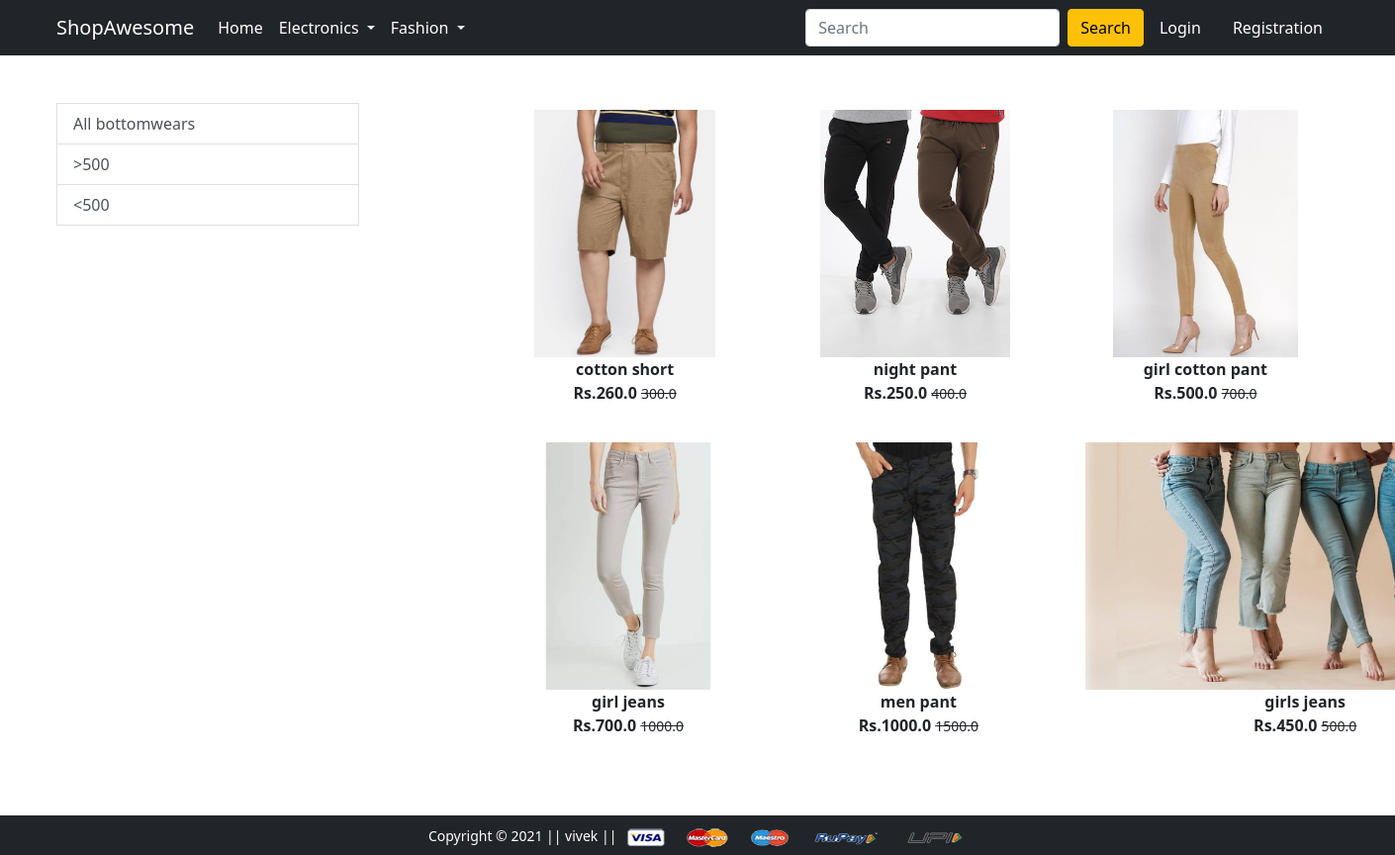
The app's page /bottomwear/ with its own data.
### app/models.py (models this page shows, shortened)
class Product(models.Model):
    title = models.CharField(max_length=100)
    selling_price = models.FloatField()
    discounted_price = models.FloatField()
    description = models.TextField()
    brand = models.CharField(max_length=200)
    category = models.CharField(choices=CATEGORY_CHOICE,max_length=2)
    product_image = models.ImageField(upload_to='productimg')

### app/views.py (the view)
# urls.py: path('bottomwear/', views.bottomwear, name='bottomwear'),
def bottomwear(request, data=None):
 if data == None:
  bottomwears = Product.objects.filter(category='BW')
 elif data == 'above':
  bottomwears = Product.objects.filter(category='BW').filter(discounted_price__gt=500)
 elif data == 'below':
  bottomwears = Product.objects.filter(category='BW').filter(discounted_price__lt=500)
 return render(request, 'app/bottomwear.html', {'bottomwears':bottomwears})

### app/templates/app/bottomwear.html (shortened to what this page needs)
{% extends 'app/base.html' %}
{% load static %}
{% block main-content %}
<div class="container my-5">
 <div class="row">
  <div class="col-sm-3">
   <a href="{%url 'bottomwear' %}" class="list-group-item list-group-item-action" aria-current="true">All bottomwears</a>
   <a href="{%url 'bottomweardata' 'above' %}" class="list-group-item list-group-item-action" aria-current="true"> >500 </a>
   <a href="{%url 'bottomweardata' 'below' %}" class="list-group-item list-group-item-action" aria-current="true"> <500</a>
  </div>
  <div class="col-sm-8 offset-sm-1">
   <div class="row">
    {% for Product in bottomwears %}
      <div class="col-sm-4 text-center mb-4">
        <a href="{% url 'product-detail' Product.id %}" class="btn">
         <div class="item">
          <img src="{{Product.product_image.url}}" alt="" height="250" class="">
          <div class="fw-bold">{{Product.title}}</div>
          <div class="fw-bold">Rs.{{Product.discounted_price}}
          <small class="fw-light text-decoration-line-through">{{Product.selling_price}}</small></div>
         </div>
        </a>
      </div>
    {% endfor %}
   </div>
  </div>
 </div>
</div>
{% endblock main-content %}

### records on screen
Product: product_image (picture), title "cotton short", discounted_price "260.0", selling_price "300.0"
Product: product_image (picture), title "night pant", discounted_price "250.0", selling_price "400.0"
Product: product_image (picture), title "girl cotton pant", discounted_price "500.0", selling_price "700.0"
Product: product_image (picture), title "girl jeans", discounted_price "700.0", selling_price "1000.0"
Product: product_image (picture), title "men pant", discounted_price "1000.0", selling_price "1500.0"
Product: product_image (picture), title "girls jeans", discounted_price "450.0", selling_price "500.0"
